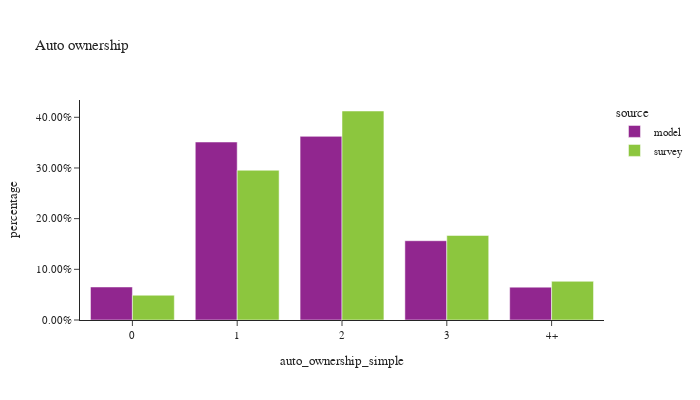

The notebook cell this image was saved under:
### Code cell
df_plot = hh.groupby(['source','auto_ownership_simple'])['hhexpfac'].sum().reset_index()
df_plot['percentage'] = df_plot.groupby(['source'], group_keys=False)['hhexpfac'].\
        apply(lambda x: x / float(x.sum()))
df_plot['source'] = df_plot['source'].astype(pd.CategoricalDtype(['model', 'survey']))

fig = px.bar(df_plot.sort_values(by=['source']), x="auto_ownership_simple", y="percentage", color="source",
             barmode="group",title="Auto ownership")
fig.update_layout(height=400, width=700, font=dict(size=11),
                  yaxis=dict(tickformat=".2%"))
fig.show()

### Figure 1 — Plotly figure (JSON) as saved in the notebook; plotly's stock layout.template omitted (floating-point values rounded to 4 significant figures)
{"data": [{"alignmentgroup": "True", "hovertemplate": "source=model<br>auto_ownership_simple=%{x}<br>percentage=%{y}<extra></extra>", "legendgroup": "model", "marker": {"color": "#91268F", "pattern": {"shape": ""}}, "name": "model", "offsetgroup": "model", "orientation": "v", "showlegend": true, "textposition": "auto", "type": "bar", "x": ["0", "1", "2", "3", "4+"], "xaxis": "x", "y": [0.06516, 0.3512, 0.3624, 0.1564, 0.06483], "yaxis": "y"}, {"alignmentgroup": "True", "hovertemplate": "source=survey<br>auto_ownership_simple=%{x}<br>percentage=%{y}<extra></extra>", "legendgroup": "survey", "marker": {"color": "#8CC63E", "pattern": {"shape": ""}}, "name": "survey", "offsetgroup": "survey", "orientation": "v", "showlegend": true, "textposition": "auto", "type": "bar", "x": ["0", "1", "2", "3", "4+"], "xaxis": "x", "y": [0.0489, 0.2955, 0.4124, 0.1668, 0.07634], "yaxis": "y"}], "layout": {"barmode": "group", "font": {"size": 11}, "height": 400, "legend": {"title": {"text": "source"}, "tracegroupgap": 0}, "title": {"text": "Auto ownership"}, "width": 700, "xaxis": {"anchor": "y", "domain": [0.0, 1.0], "title": {"text": "auto_ownership_simple"}}, "yaxis": {"anchor": "x", "domain": [0.0, 1.0], "tickformat": ".2%", "title": {"text": "percentage"}}}}
